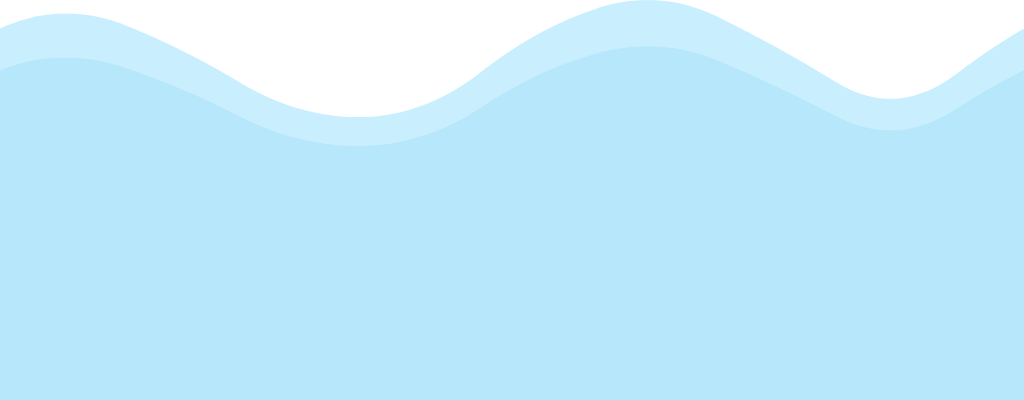
#> input picture kenneynl/kenney_background-elements-remastered/Backgrounds/Elements/hills.png, 1024 x 400 px, found by its file name; its folder holds 4 pictures in this run
$ python crop_kenney_hills.py
#> lines starting #> are read from the running program, lines starting #| are printed output that depends on the picture
"""Crop the remastered Kenney hills to the rows the diorama can show.

The strip's bottom sits behind the stand, so of the 400-row sprite only the
ridge and a little body under it are ever visible. Run from the repo root:
    python3 tool/crop_kenney_hills.py
"""
from PIL import Image

SRC = 'kenneynl/kenney_background-elements-remastered/Backgrounds/Elements/'
ROWS = 240
for name in ['hills', 'hillsLarge', 'mountains']:
    im = Image.open(SRC + name + '.png').convert('RGBA')
#> im is the input picture: PIL image 1024x400 RGBA; mean R, G, B, A 159, 199.3, 215.3, 218.8
    im.crop((0, 0, im.width, ROWS)).save(f'assets/bg/kenney/{name}Redux.png')
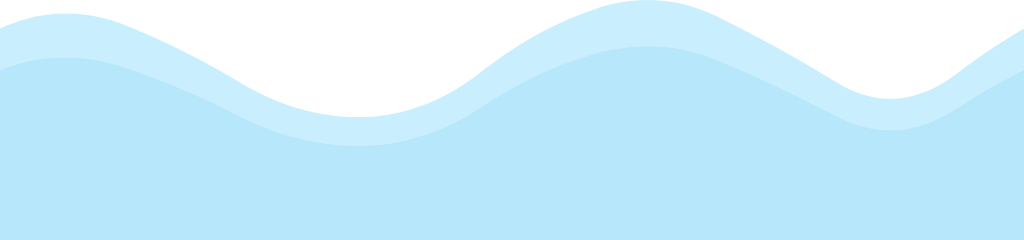
#> saved as hillsRedux.png: PIL image 1024x240 RGBA; mean R, G, B, A 143, 178.1, 192.2, 194.7; transparent parts drawn white
#> (the run stopped early here; a loop or call above may not have finished)
